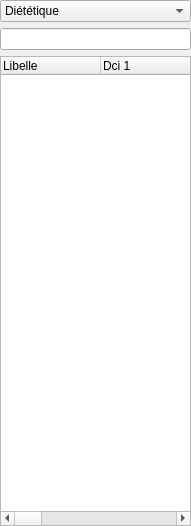
        <widget class="QWidget" name="page_Accessoires">
         <property name="geometry">
          <rect>
           <x>0</x>
           <y>0</y>
           <width>191</width>
           <height>526</height>
          </rect>
         </property>
         <attribute name="label">
          <string>Accessoires &amp;&amp; cie</string>
         </attribute>
         <layout class="QGridLayout" name="gridLayout_3">
          <property name="leftMargin">
           <number>0</number>
          </property>
          <property name="topMargin">
           <number>0</number>
          </property>
          <property name="rightMargin">
           <number>0</number>
          </property>
          <property name="bottomMargin">
           <number>0</number>
          </property>
          <item row="0" column="0">
           <widget class="QComboBox" name="comboBox_FamillesProduits">
            <item>
             <property name="text">
              <string>Diététique</string>
             </property>
            </item>
            <item>
             <property name="text">
              <string>Vétérinaire</string>
             </property>
            </item>
            <item>
             <property name="text">
              <string>Parapharmacie</string>
             </property>
            </item>
            <item>
             <property name="text">
              <string>Accessoires</string>
             </property>
            </item>
            <item>
             <property name="text">
              <string>DIvers (Herboristerie etc.)</string>
             </property>
            </item>
            <item>
             <property name="text">
              <string>Homéopathie</string>
             </property>
            </item>
           </widget>
          </item>
          <item row="2" column="0">
           <widget class="C_DragQTreeWidget" name="treeWidget_Accessoires">
            <property name="dragEnabled">
             <bool>false</bool>
            </property>
            <property name="dragDropOverwriteMode">
             <bool>false</bool>
            </property>
            <property name="dragDropMode">
             <enum>QAbstractItemView::NoDragDrop</enum>
            </property>
            <attribute name="headerCascadingSectionResizes">
             <bool>true</bool>
            </attribute>
            <column>
             <property name="text">
              <string>Libelle                                    </string>
             </property>
            </column>
            <column>
             <property name="text">
              <string>Dci 1</string>
             </property>
            </column>
            <column>
             <property name="text">
              <string>Dci 2</string>
             </property>
            </column>
            <column>
             <property name="text">
              <string>Dci 3</string>
             </property>
            </column>
            <column>
             <property name="text">
              <string>Prix</string>
             </property>
            </column>
            <column>
             <property name="text">
              <string>ATC</string>
             </property>
            </column>
            <column>
             <property name="text">
              <string>CIP</string>
             </property>
            </column>
            <column>
             <property name="text">
              <string>CIS</string>
             </property>
            </column>
            <column>
             <property name="text">
              <string>Origine</string>
             </property>
            </column>
            <column>
             <property name="text">
              <string>Type ID</string>
             </property>
            </column>
            <column>
             <property name="text">
              <string>SpecKey</string>
             </property>
            </column>
            <column>
             <property name="text">
              <string>Generique</string>
             </property>
            </column>
            <column>
             <property name="text">
              <string>statut</string>
             </property>
            </column>
           </widget>
          </item>
          <item row="1" column="0">
           <widget class="C_QLineEdit" name="lineEdit_AccessoiresSearch"/>
          </item>
         </layout>
        </widget>
